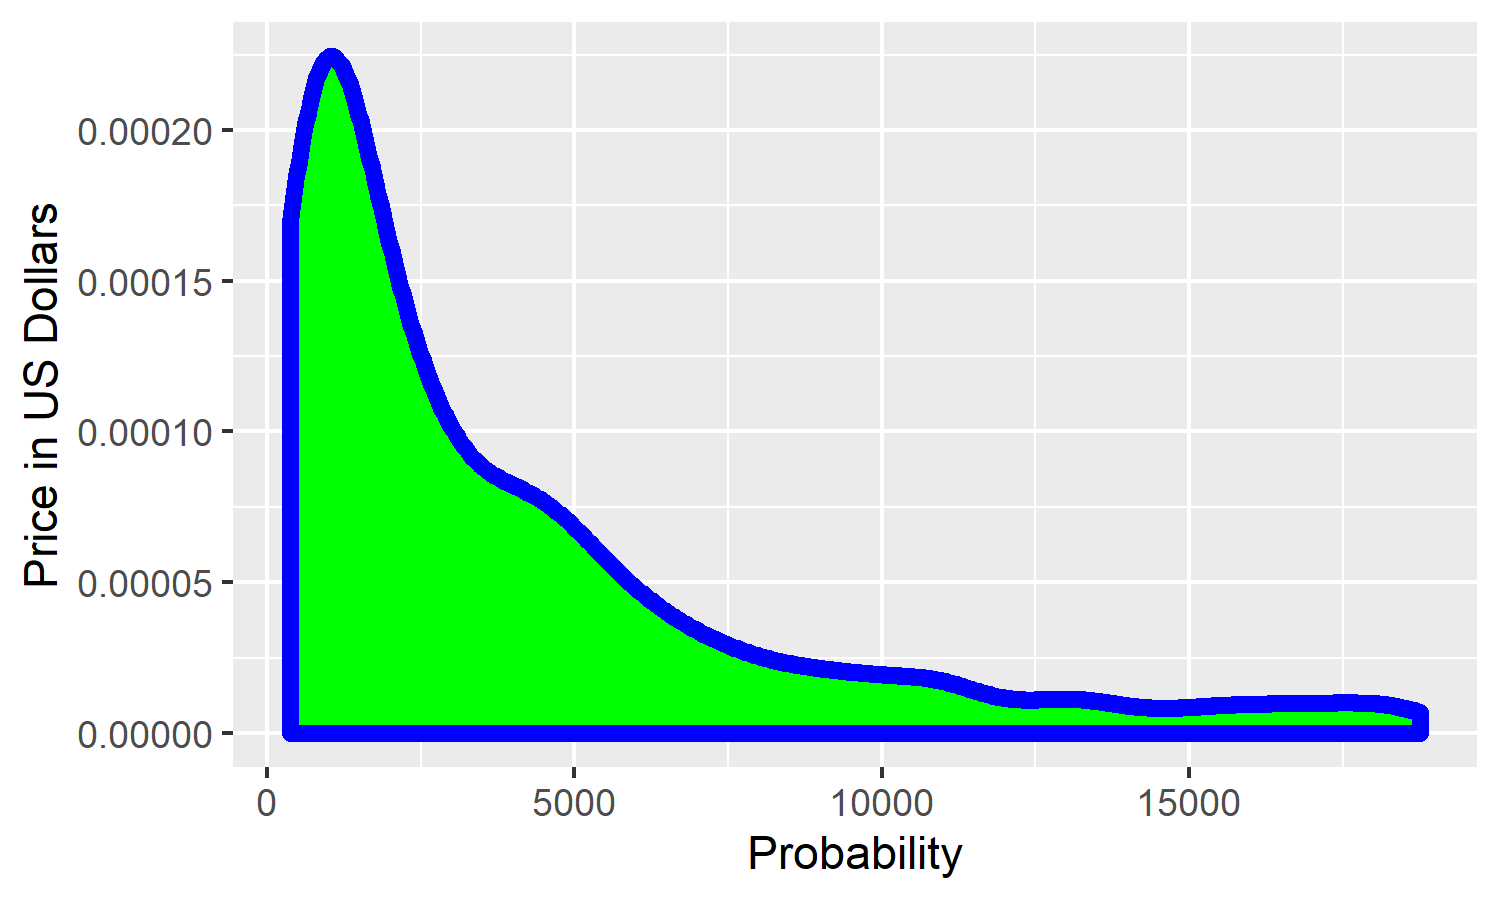

Reproduce this figure in R.
library(ggplot2)
library(dplyr)

# Preview the data
diamonds
diamonds_subset = sample_n(diamonds, 1000, replace=FALSE)

ggplot(diamonds_subset,aes(x=price)) +
  geom_density(size=2, color='blue',fill='green') + 
  xlab('Probability') +
  ylab('Price in US Dollars')
  

ggsave('diamonds_price_dist.png', height=3, width=5)
